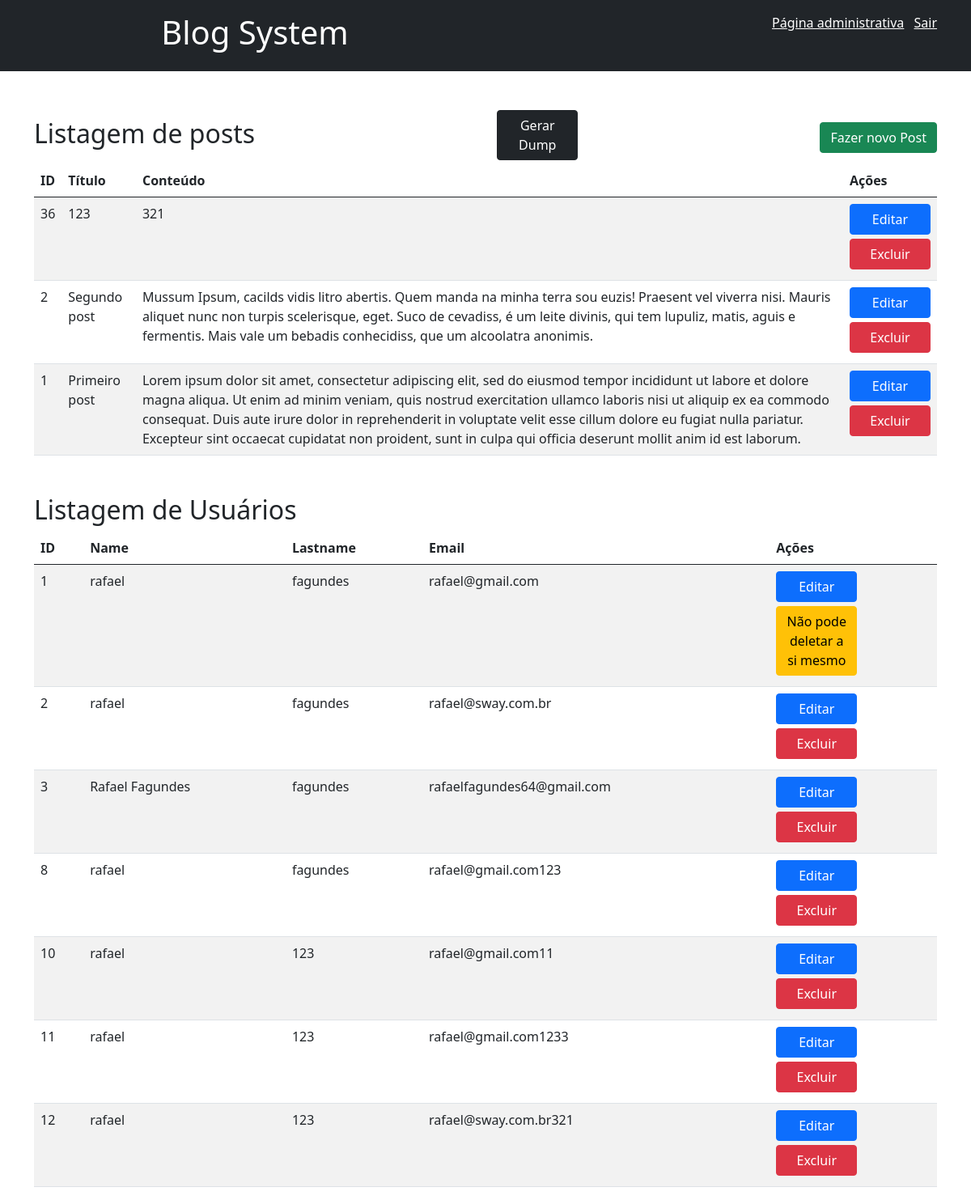
Before: /app/view/pagina_adm.php (signed in) with the older database file.
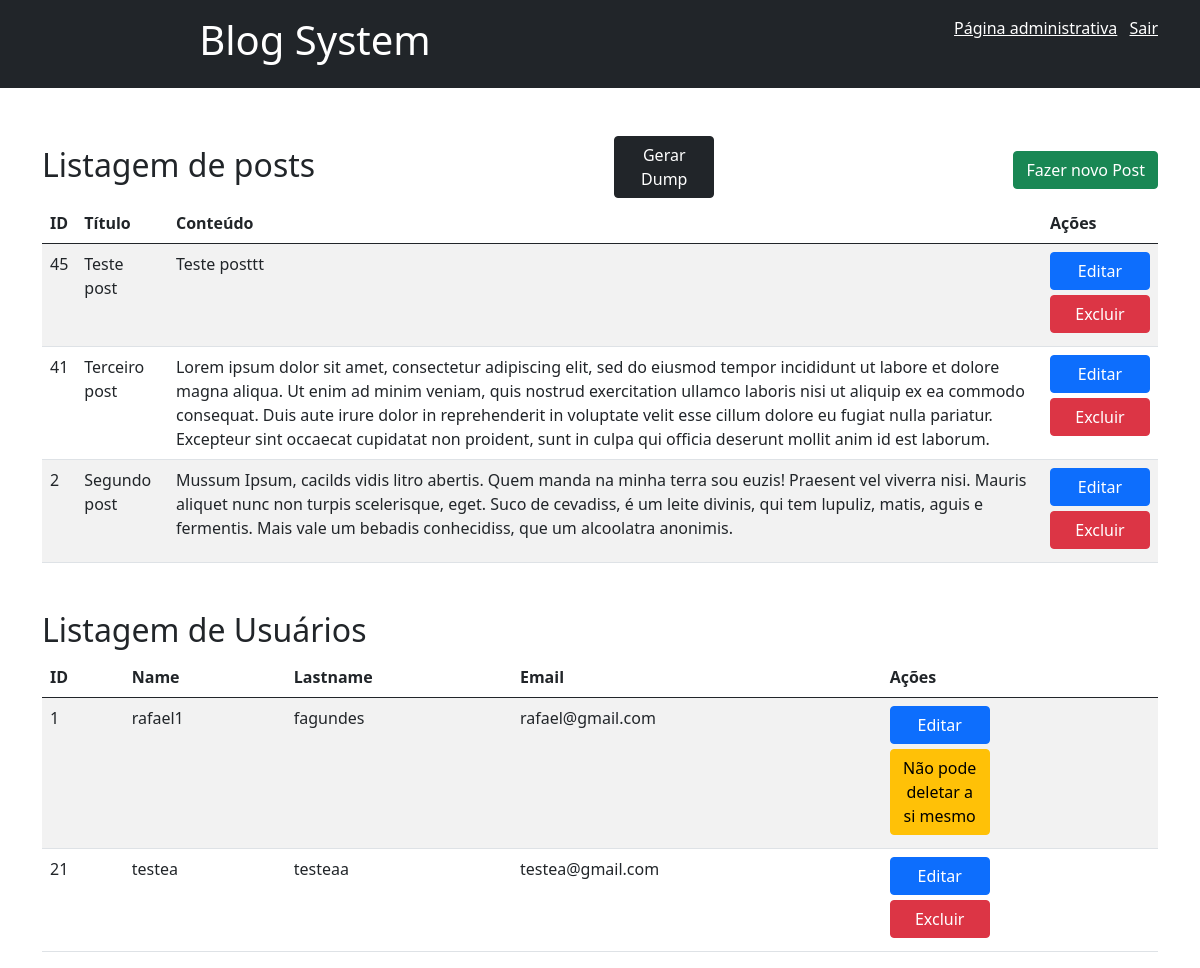
After: the same page with the newer database file.
### tables this page shows
CREATE TABLE `post` (
  `id` int(11) NOT NULL AUTO_INCREMENT,
  `title` varchar(255) NOT NULL,
  `content` text NOT NULL,
  `user_id` int(11) NOT NULL,
  PRIMARY KEY (`id`),
  KEY `user_id_fk` (`user_id`),
  CONSTRAINT `user_id_fk` FOREIGN KEY (`user_id`) REFERENCES `user` (`id`)
);

CREATE TABLE `user` (
  `id` int(11) NOT NULL AUTO_INCREMENT,
  `name` varchar(255) NOT NULL,
  `lastname` varchar(255) NOT NULL,
  `email` varchar(255) NOT NULL,
  `password` varchar(255) NOT NULL,
  PRIMARY KEY (`id`),
  UNIQUE KEY `email` (`email`)
);

### app/controller/Auth.php (called while the page is built, shortened)
<?php
class Auth
{
    public function isUserLoggedIn()
    {
        $isLogged = $_SESSION['user_id'];
        if($isLogged != false){
            return true;
        }
        return false;
    }
    public function getLoggedUserId()
    {
        $loggedUserId = false;
        if ($_SESSION['user_id'] != false) {
            $loggedUserId = $_SESSION['user_id'];
        }
        return $loggedUserId;
    }
}

### app/model/Post.php (called while the page is built, shortened)
<?php
class Post extends Database
{
    public function getAllPosts()
    {
        $conn = $this->connect();
        $sql = "SELECT post.id, title, content, user_id, CONCAT(user.name, ' ', user.lastname) AS author FROM post join user where post.user_id = user.id ORDER BY post.id DESC";
        $result = $conn->query($sql);
        return $result;
    }
}

### app/controller/PostController.php (called while the page is built, shortened)
<?php
include_once '../model/Post.php';
include_once 'Auth.php';
class PostController
{
    private $post;
    public function __construct()
    {
        $this->post = new Post();
    }
    public function getAllPosts()
    {
        $posts = $this->post->getAllPosts();
        return $posts;
    }
}

### app/model/User.php (called while the page is built, shortened)
<?php
class User extends Database
{
    public function getAllUsers()
    {
        $conn = $this->connect();
        $sql = "SELECT * FROM user";
        $result = $conn->query($sql);
        return $result;
    }
}

### app/controller/UserController.php (called while the page is built, shortened)
<?php
include_once '../model/User.php';
include_once 'Auth.php';
class UserController
{
    private $user;
    public function __construct()
    {
        $this->user = new \User();
    }
    public function getAllUsers()
    {
        $users = $this->user->getAllUsers();
        return $users;
    }
}

### app/view/pagina_adm.php (the view, shortened to what this page needs)
<?php
include_once '../controller/PostController.php';
include_once '../controller/Auth.php';
include_once '../controller/UserController.php';
$postController = new PostController();
$authController = new Auth();
$dumpController = new DumpController();
$userController = new UserController();
$userLogadoId = $authController->getLoggedUserId();
?>
<!DOCTYPE html>
<html lang="en">
<head>
    <link href="../../assets/bootstrap-5.0.2-dist/css/bootstrap.min.css" rel="stylesheet">
    <link href="../../assets/css/pagina_adm.css" rel="stylesheet">
</head>
<?php include 'header.php'; ?>
<body>
    <div class="container mt-5">
        <div class="superior">
            <h2>Listagem de posts</h2>
            <form class="actions" method="post" action="<?= $dumpController->geraDump() ?>">
                <button id="gera-dump" type="submit" class="btn btn-dark">Gerar Dump</button>
            </form>
            <a class="btn btn-success" href="post_form.php">Fazer novo Post</a>
        </div>
        <table class="table table-striped">
            <thead>
                <tr>
                    <th>ID</th>
                    <th>Título</th>
                    <th>Conteúdo</th>
                    <th>Ações</th>
                </tr>
            </thead>
            <tbody>
                <?php
                $posts = $postController->getAllPosts();
                foreach ($posts as $post) { ?>
                    <tr>
                        <td><?= $post['id'] ?></td>
                        <td><?= $post['title'] ?></td>
                        <td><?= $post['content'] ?></td>
                        <td class="botoes">
                            <form class="actions" method="post">
                                <a href="post_form.php?id=<?= $post['id'] ?>" class="btn btn-primary">Editar</a>
                            </form>
                            <form class="actions" method="post" action="<?= $postController->deletePost() ?>">
                                <button type="submit" class="btn btn-danger">Excluir</button>
                            </form>
                        </td>
                    <?php } ?>
            </tbody>
        </table>
    </div>
    <div class="container mt-5">
        <div class="superior">
            <h2>Listagem de Usuários</h2>
        </div>
        <table class="table table-striped">
            <thead>
                <tr>
                    <th>ID</th>
                    <th>Name</th>
                    <th>Lastname</th>
                    <th>Email</th>
                    <th>Ações</th>
                </tr>
            </thead>
            <tbody>
                <?php
                $users = $userController->getAllUsers();
                foreach ($users as $user) { ?>
                    <tr>
                        <td><?= $user['id'] ?></td>
                        <td><?= $user['name'] ?></td>
                        <td><?= $user['lastname'] ?></td>
                        <td><?= $user['email'] ?></td>
                        <td class="botoes">
                            <form class="actions" method="post">
                                <a href="cadastro_form.php?id=<?= $user['id'] ?>" class="btn btn-primary">Editar</a>
                            </form>
                            <form class="actions" method="post" action="<?= $userController->deleteUser() ?>">
                                <?php if ($user['id'] == $userLogadoId) { ?>
                                    <a class='btn btn-warning'>Não pode deletar a si mesmo</a>
                                <?php } else { ?>
                                    <button type="submit" class="btn btn-danger">Excluir</button>
                                <?php } ?>
                            </form>
                        </td>
                    <?php } ?>
            </tbody>
        </table>
    </div>
</body>
</html>

### app/view/header.php (shortened to what this page needs)
<?php
include_once '../controller/Auth.php';
$authController = new Auth();
?>
<!DOCTYPE html>
<html lang="en">
<head>
    <link href="../../assets/bootstrap-5.0.2-dist/css/bootstrap.min.css" rel="stylesheet">
    <link href="../../assets/css/header.css" rel="stylesheet">
</head>
<body>
    <header class="bg-dark text-white p-3">
        <div class="container">
            <div class="row">
                <div class="col-md-6">
                    <a id="home" href="home.php">
                        <h1>Blog System</h1>
                    </a>
                </div>
                <div class="col-md-6 text-end">
                    <nav>
                        <ul class="list-inline">
                            <?php
                            if ($authController->isUserLoggedIn()) { ?>
                                <li class="list-inline-item"><a href="pagina_adm.php" class="text-white">Página administrativa</a></li>
                                <li class="list-inline-item"><a href="../" class="text-white">Sair</a></li>
                            <?php } else { ?>
                                <li class="list-inline-item"><a href="../" class="text-white">Login</a></li>
                                <li class="list-inline-item"><a href="cadastro_form.php" class="text-white">Registre-se</a></li>
                            <?php } ?>
                        </ul>
                    </nav>
                </div>
            </div>
        </div>
    </header>
</body>

### assets/css/pagina_adm.css (style rules this page uses)
.actions button, .actions a { width: 100px; margin-bottom: 5px; }
.superior { display: flex; justify-content: space-between; align-items: center; }

### assets/css/header.css (style rules this page uses)
header { background-color: #343a40; color: white; text-align: center; padding: 1em; }
#home { color: #FFFFFF; text-decoration: unset; }

Changed rows visible on the page:
removed post: id "36", title "123", content "321"
removed post: id "1", title "Primeiro post", content "Lorem ipsum dolor sit amet, consectetur adipiscing elit, sed do eiusmod tempor incididunt ut labore et dolore magna aliqua. Ut enim ad minim veniam, quis nostrud exercitation ullamco laboris nisi ut aliquip ex ea commodo consequat. Duis aute irure dolor in reprehenderit in voluptate velit esse cillum dolore eu fugiat nulla pariatur. Excepteur sint occaecat cupidatat non proident, sunt in culpa qui officia deserunt mollit anim id est laborum."
removed user: id "2", name "rafael", lastname "fagundes", email "rafael@sway.com.br"
removed user: id "3", name "Rafael Fagundes", lastname "fagundes", email "rafaelfagundes64@gmail.com"
removed user: id "8", name "rafael", lastname "fagundes", email "rafael@gmail.com123"
removed user: id "10", name "rafael", lastname "123", email "rafael@gmail.com11"
removed user: id "11", name "rafael", lastname "123", email "rafael@gmail.com1233"
removed user: id "12", name "rafael", lastname "123", email "rafael@sway.com.br321"
added post: id "45", title "Teste post", content "Teste posttt"
added post: id "41", title "Terceiro post", content "Lorem ipsum dolor sit amet, consectetur adipiscing elit, sed do eiusmod tempor incididunt ut labore et dolore magna aliqua. Ut enim ad minim veniam, quis nostrud exercitation ullamco laboris nisi ut aliquip ex ea commodo consequat. Duis aute irure dolor in reprehenderit in voluptate velit esse cillum dolore eu fugiat nulla pariatur. Excepteur sint occaecat cupidatat non proident, sunt in culpa qui officia deserunt mollit anim id est laborum."
changed user "fagundes": name "rafael" → "rafael1"
added user: id "21", name "testea", lastname "testeaa", email "testea@gmail.com"
